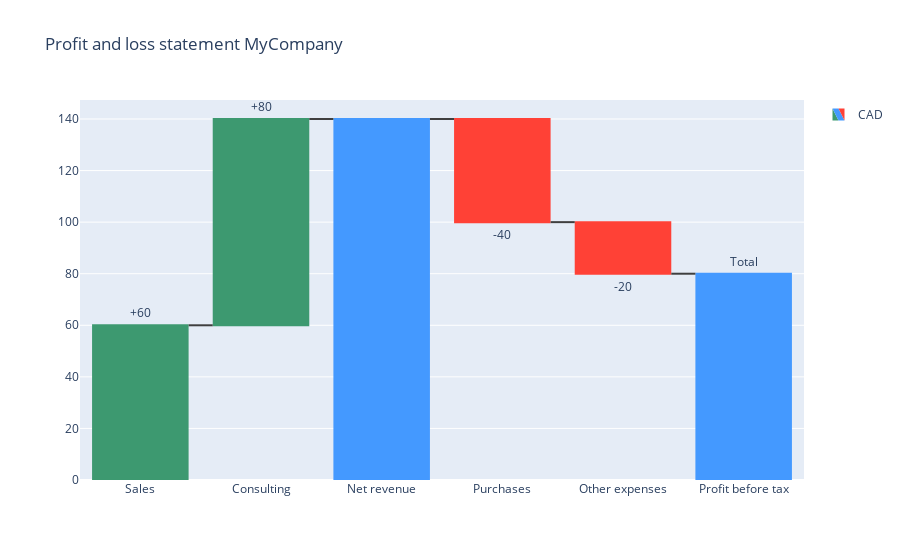

Notebook code cell kept with this figure:
### Markdown cell above
```
import plotly.graph_objects as go

fig = go.Figure(go.Waterfall(
    name = "CAD", orientation = "v",
    measure = ["relative", "relative", "total", "relative", "relative", "total"],
    x = ["Sales", "Consulting", "Net revenue", "Purchases", "Other expenses", "Profit before tax"],
    textposition = "outside",
    text = ["+60", "+80", "", "-40", "-20", "Total"],
    y = [60, 80, 0, -40, -20, 0],
    connector = {"line":{"color":"rgb(63, 63, 63)"}},
))

fig.update_layout(
        title = "Profit and loss statement MyCompany",
        showlegend = True
)

fig.show()
```

### Code cell
import plotly.graph_objects as go

fig = go.Figure(
    go.Waterfall(name = "CAD", # legend
                 orientation = "v", # vertical
                 measure = ["relative", "relative", "total", "relative", "relative", "total"], # absolute or relative
                 x = ["Sales", "Consulting", "Net revenue", "Purchases", "Other expenses", "Profit before tax"], # bar title
                 textposition = "outside",
                 text = ["+60", "+80", "", "-40", "-20", "Total"], # bar data
                 y = [60, 80, 0, -40, -20, 0], # y axis height
                 connector = {"line":{"color":"rgb(63, 63, 63)"}}, # color
                 ))

fig.update_layout(title = "Profit and loss statement MyCompany",
                  showlegend = True)

fig.show()

### Figure 1 — Plotly figure (JSON) as saved in the notebook; plotly's stock layout.template omitted (floating-point values rounded to 4 significant figures)
{"data": [{"connector": {"line": {"color": "rgb(63, 63, 63)"}}, "measure": ["relative", "relative", "total", "relative", "relative", "total"], "name": "CAD", "orientation": "v", "text": ["+60", "+80", "", "-40", "-20", "Total"], "textposition": "outside", "type": "waterfall", "x": ["Sales", "Consulting", "Net revenue", "Purchases", "Other expenses", "Profit before tax"], "y": [60, 80, 0, -40, -20, 0]}], "layout": {"showlegend": true, "title": {"text": "Profit and loss statement MyCompany"}}}
